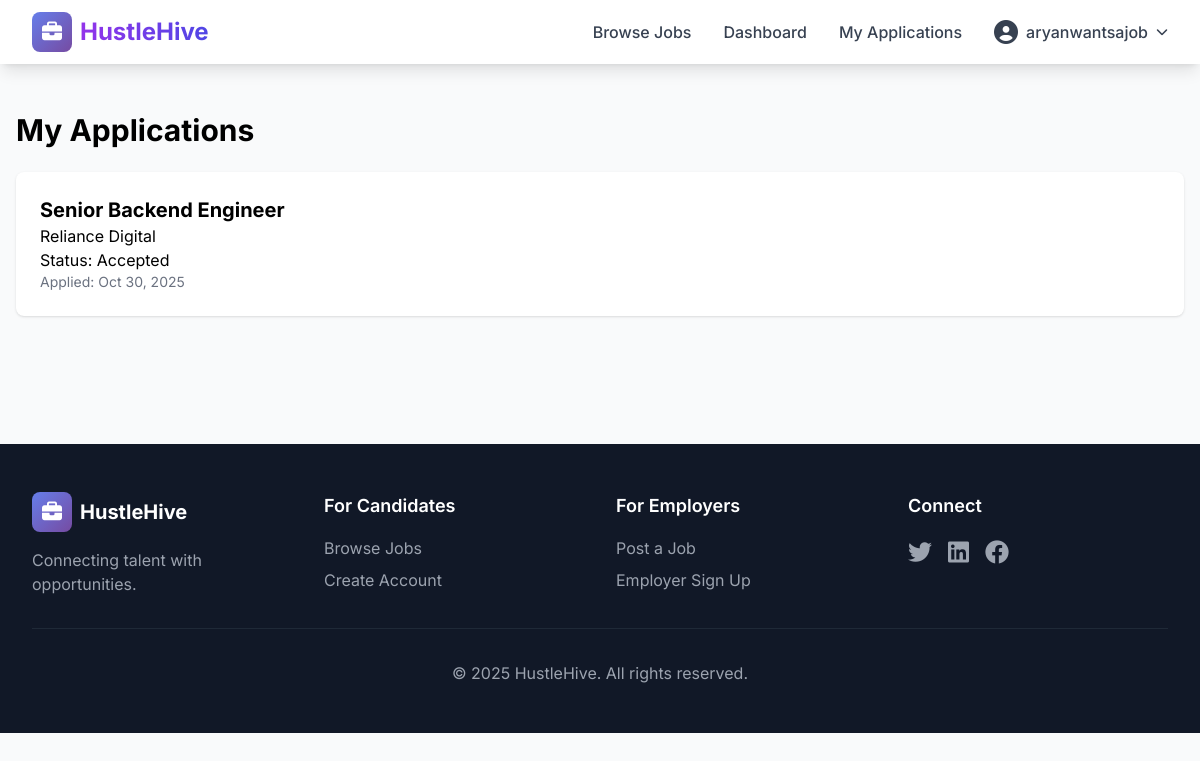
The app's page /my-applications/ (signed in) with its own data.
### jobs/models.py (models this page shows, shortened)
class Application(models.Model):
    STATUS_CHOICES = [
        ('P', 'Pending'),
        ('R', 'Reviewed'),
        ('A', 'Accepted'),
        ('D', 'Declined'),
    ]
    job = models.ForeignKey(Job, on_delete=models.CASCADE, related_name='applications')
    applicant = models.ForeignKey(User, on_delete=models.CASCADE, related_name='applications')
    resume = models.FileField(
        upload_to=resume_upload_path,
        validators=[FileExtensionValidator(allowed_extensions=['pdf', 'doc', 'docx'])],
        help_text="Upload your resume (PDF, DOC, or DOCX format, max 5MB)"
    )
    message = models.TextField()
    status = models.CharField(max_length=1, choices=STATUS_CHOICES, default='P')
    submitted_at = models.DateTimeField(auto_now_add=True)
    class Meta:
        unique_together = ['job', 'applicant']
        ordering = ['-submitted_at']

class Job(models.Model):
    JOB_TYPES = [
        ('FT', 'Full Time'),
        ('PT', 'Part Time'),
        ('CT', 'Contract'),
        ('IN', 'Internship'),
    ]
    title = models.CharField(max_length=200)
    description = models.TextField()
    company_name = models.CharField(max_length=200)
    location = models.CharField(max_length=200)
    job_type = models.CharField(max_length=2, choices=JOB_TYPES, default='FT')
    salary_range = models.CharField(max_length=100, blank=True)
    posted_by = models.ForeignKey(User, on_delete=models.CASCADE, related_name='jobs')
    created_at = models.DateTimeField(auto_now_add=True)
    updated_at = models.DateTimeField(auto_now=True)
    is_active = models.BooleanField(default=True)
    class Meta:
        ordering = ['-created_at']

### jobs/views.py (the view)
# urls.py: path('my-applications/', views.my_applications, name='my_applications'),
@login_required
def my_applications(request):
    if not hasattr(request.user, 'profile') or not request.user.profile.is_candidate:
        messages.error(request, 'This page is only for candidates.')
        return redirect('job_list')
    applications = Application.objects.filter(applicant=request.user)
    return render(request, 'jobs/my_applications.html', {'applications': applications})

### jobs/templates/jobs/my_applications.html (shortened to what this page needs)
{% extends 'jobs/base.html' %}
{% block content %}
<div class="max-w-7xl mx-auto px-4 py-12">
    <h1 class="text-3xl font-bold mb-6">My Applications</h1>
    <div class="grid gap-6">
        {% for app in applications %}
        <div class="bg-white p-6 rounded-lg shadow">
            <h3 class="text-xl font-bold">{{ app.job.title }}</h3>
            <p>{{ app.job.company_name }}</p>
            <p>Status: {{ app.get_status_display }}</p>
            <p class="text-sm text-gray-500">Applied: {{ app.submitted_at|date:"M d, Y" }}</p>
        </div>
        {% endfor %}
    </div>
</div>
{% endblock %}

### jobs/templates/jobs/base.html (shortened to what this page needs)
<!DOCTYPE html>
<html lang="en">
<head>
    <script src="https://cdn.tailwindcss.com"></script>
    <link rel="stylesheet" href="https://cdnjs.cloudflare.com/ajax/libs/font-awesome/6.4.0/css/all.min.css">
</head>
<body class="bg-gray-50">
    <nav class="bg-white shadow-lg sticky top-0 z-50">
        <div class="max-w-7xl mx-auto px-4 sm:px-6 lg:px-8">
            <div class="flex justify-between h-16">
                <div class="flex items-center">
                    <a href="{% url 'home' %}" class="flex items-center space-x-2">
                        <div class="w-10 h-10 gradient-bg rounded-lg flex items-center justify-center">
                            <i class="fas fa-briefcase text-white text-xl"></i>
                        </div>
                        <span class="text-2xl font-bold bg-gradient-to-r from-purple-600 to-indigo-600 bg-clip-text text-transparent">
                        </span>
                    </a>
                </div>
                <div class="hidden md:flex items-center space-x-8">
                    <a href="{% url 'job_list' %}" class="text-gray-700 hover:text-purple-600 font-medium transition">
                        Browse Jobs
                    </a>
                    {% if user.is_authenticated %}
                        <a href="{% url 'dashboard' %}" class="text-gray-700 hover:text-purple-600 font-medium transition">
                            Dashboard
                        </a>
                        {% if user.profile.is_employer %}
                            <a href="{% url 'my_jobs' %}" class="text-gray-700 hover:text-purple-600 font-medium transition">
                                My Jobs
                            </a>
                            <a href="{% url 'job_create' %}" class="btn-primary text-white px-4 py-2 rounded-lg font-medium">
                                Post a Job
                            </a>
                        {% else %}
                            <a href="{% url 'my_applications' %}" class="text-gray-700 hover:text-purple-600 font-medium transition">
                                My Applications
                            </a>
                        {% endif %}
                        <div class="relative">
                            <button id="user-menu-btn" class="flex items-center space-x-2 text-gray-700 hover:text-purple-600 font-medium transition">
                                <i class="fas fa-user-circle text-2xl"></i>
                                <span>{{ user.username }}</span>
                                <i class="fas fa-chevron-down text-xs"></i>
                            </button>
                        </div>
                    {% endif %}
                </div>
            </div>
        </div>
    </nav>
    <main>
        {% block content %}{% endblock %}
    </main>
    <footer class="bg-gray-900 text-white mt-20">
        <div class="max-w-7xl mx-auto px-4 sm:px-6 lg:px-8 py-12">
            <div class="grid grid-cols-1 md:grid-cols-4 gap-8">
                <div>
                    <div class="flex items-center space-x-2 mb-4">
                        <div class="w-10 h-10 gradient-bg rounded-lg flex items-center justify-center">
                            <i class="fas fa-briefcase text-white text-xl"></i>
                        </div>
                        <span class="text-xl font-bold">HustleHive</span>
                    </div>
                    <p class="text-gray-400">Connecting talent with opportunities.</p>
                </div>
                <div>
                    <h3 class="text-lg font-semibold mb-4">For Candidates</h3>
                    <ul class="space-y-2 text-gray-400">
                        <li><a href="{% url 'job_list' %}" class="hover:text-white transition">Browse Jobs</a></li>
                        <li><a href="{% url 'register' %}" class="hover:text-white transition">Create Account</a></li>
                    </ul>
                </div>
                <div>
                    <h3 class="text-lg font-semibold mb-4">For Employers</h3>
                    <ul class="space-y-2 text-gray-400">
                        <li><a href="{% url 'job_create' %}" class="hover:text-white transition">Post a Job</a></li>
                        <li><a href="{% url 'register' %}" class="hover:text-white transition">Employer Sign Up</a></li>
                    </ul>
                </div>
                <div>
                    <h3 class="text-lg font-semibold mb-4">Connect</h3>
                    <div class="flex space-x-4">
                        <a href="#" class="text-gray-400 hover:text-white transition">
                            <i class="fab fa-twitter text-2xl"></i>
                        </a>
                        <a href="#" class="text-gray-400 hover:text-white transition">
                            <i class="fab fa-linkedin text-2xl"></i>
                        </a>
                        <a href="#" class="text-gray-400 hover:text-white transition">
                            <i class="fab fa-facebook text-2xl"></i>
                        </a>
                    </div>
                </div>
            </div>
            <div class="border-t border-gray-800 mt-8 pt-8 text-center text-gray-400">
                <p>&copy; 2025 HustleHive. All rights reserved.</p>
            </div>
        </div>
    </footer>
</body>
</html>

### jobs/templates/jobs/base.html (style rules this page uses)
body { font-family: 'Inter', sans-serif; }
.gradient-bg { background: linear-gradient(135deg, #667eea 0%, #764ba2 100%); }

### records on screen
Application: job "Senior Backend Engineer", job.company_name "Reliance Digital", status "Accepted", submitted_at "Oct 30, 2025"

### other values on screen
{{ user.username }} "aryanwantsajob"
